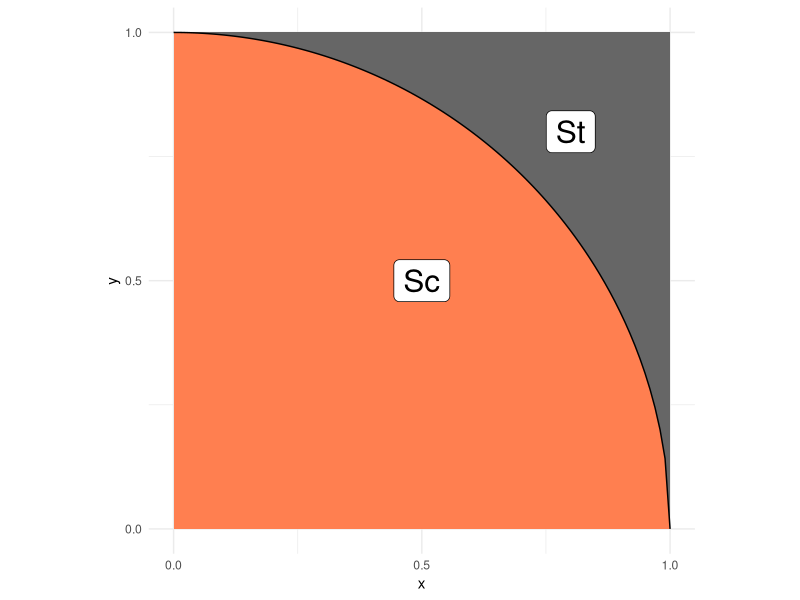

Reproduce this figure in R.
## ---- chunk 1
library(tidyverse)
## ---- chunk 2
## NOTE: No need to edit; this visual helps explain the pi estimation scheme
tibble(x = seq(0, 1, length.out = 100)) %>%
  mutate(y = sqrt(1 - x^2)) %>%

  ggplot(aes(x, y)) +
  annotate(
    "rect",
    xmin = 0, ymin = 0, xmax = 1, ymax = 1,
    fill = "grey40",
    size = 1
  ) +
  geom_ribbon(aes(ymin = 0, ymax = y), fill = "coral") +
  geom_line() +
  annotate(
    "label",
    x = 0.5, y = 0.5, label = "Sc",
    size = 8
  ) +
  annotate(
    "label",
    x = 0.8, y = 0.8, label = "St",
    size = 8
  ) +
  scale_x_continuous(breaks = c(0, 1/2, 1)) +
  scale_y_continuous(breaks = c(0, 1/2, 1)) +
  theme_minimal() +
  coord_fixed()
## ---- chunk 3
## TASK: Choose a sample size and generate samples
n <- 100000 # Choose a sample size
df_q1 <- 
  tibble(
    x = runif(n, min = 0, max = 1),
    y = runif(n, min = 0, max = 1)
  ) %>% 
  mutate(
    in_circle = (sqrt(1 - x^2) >= y),
    stat = cummean(in_circle) * 4
  )
df_q1
## ---- chunk 4
## TASK: Estimate pi using your data from q1
pi_est <- df_q1 %>% 
  select(stat) %>% 
  tail(1)
pi_est
## ---- chunk 5
df_q3 <-
  df_q1 %>%
  summarize(
    pi_mean = mean(stat),
    pi_sd = sd(stat),
  ) %>%
  mutate(
   ci_lwr = pi_mean - 1.95 * pi_sd / sqrt(n),
   ci_upr = pi_mean + 1.95 * pi_sd / sqrt(n)
  ) %>%
  select(ci_lwr, ci_upr)
df_q3
